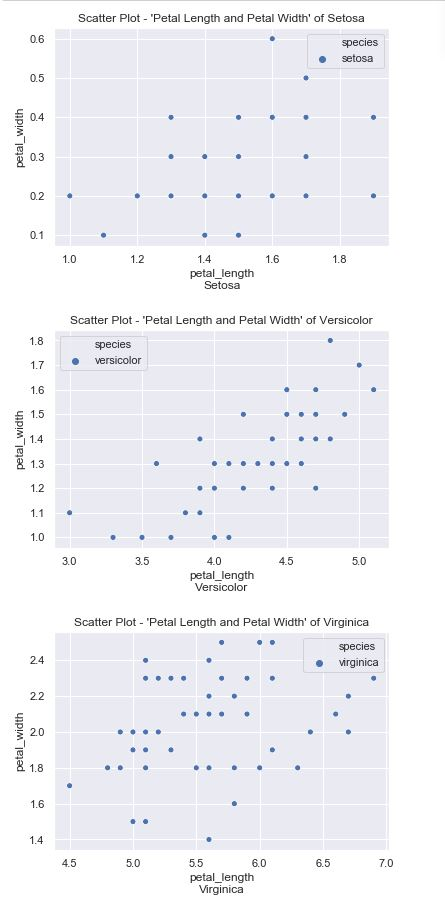

The script that drew this image:
#%%

# Etem Kaya 12-Apr-2019
# Iris Data Set Project.
# Scatterplots for the 'Petal' category of the Iris dataset

# import pandas, seaborn and matplotlib libraries
import pandas as pd
import seaborn as sns
import matplotlib.pyplot as plt

# import iris dataset with Pandas
f = pd.read_csv("iris.csv")

# split 'Setosa, Versicolor and Virginica' from the entire Iris dataset
Setosa = f.loc[f["species"]=="setosa"]
Versicolor = f.loc[f["species"]=="versicolor"]
Virginica = f.loc[f["species"]=="virginica"]

# set the parameters for the 'Setosa - Petal' scatter plot
ax = sns.scatterplot(x="petal_length", y="petal_width", hue="species", data=Setosa)
# set the title of the scatter plot
plt.title("Scatter Plot - 'Petal Length and Petal Width' of Setosa")
plt.xlabel('petal_length' + "\nSetosa")
plt.show()

# set the parameters for the 'Versicolor - Petal' scatter plot
ax = sns.scatterplot(x="petal_length", y="petal_width", hue="species", data=Versicolor)
# set the title of the scatter plot
plt.title("Scatter Plot - 'Petal Length and Petal Width' of Versicolor")
plt.xlabel('petal_length' + "\nVersicolor")
plt.show()

# set the parameters for the 'Virginica - Petal' scatter plot
ax = sns.scatterplot(x="petal_length", y="petal_width", hue="species", data=Virginica)
# set the title of the scatter plot
plt.title("Scatter Plot - 'Petal Length and Petal Width' of Virginica")
plt.xlabel('petal_length' + "\nVirginica")
plt.show()
